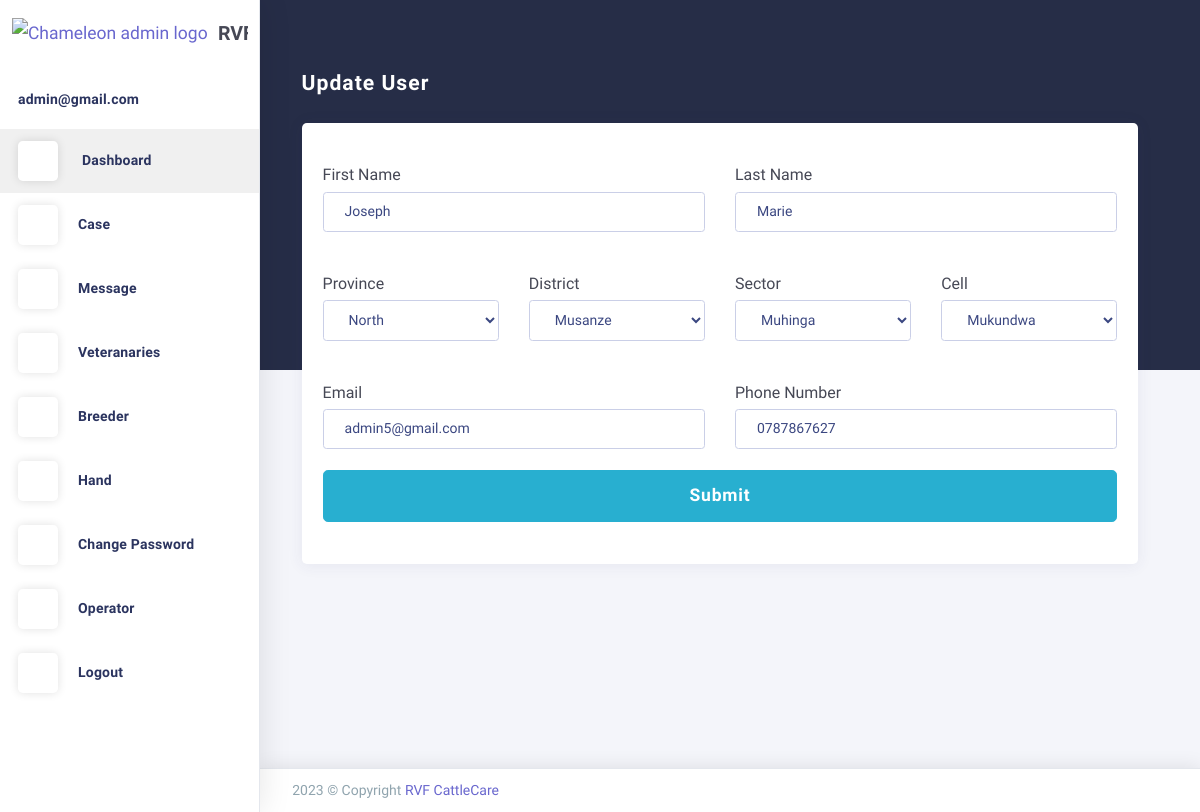
The app's page /updateUser/3/ (signed in), older data.
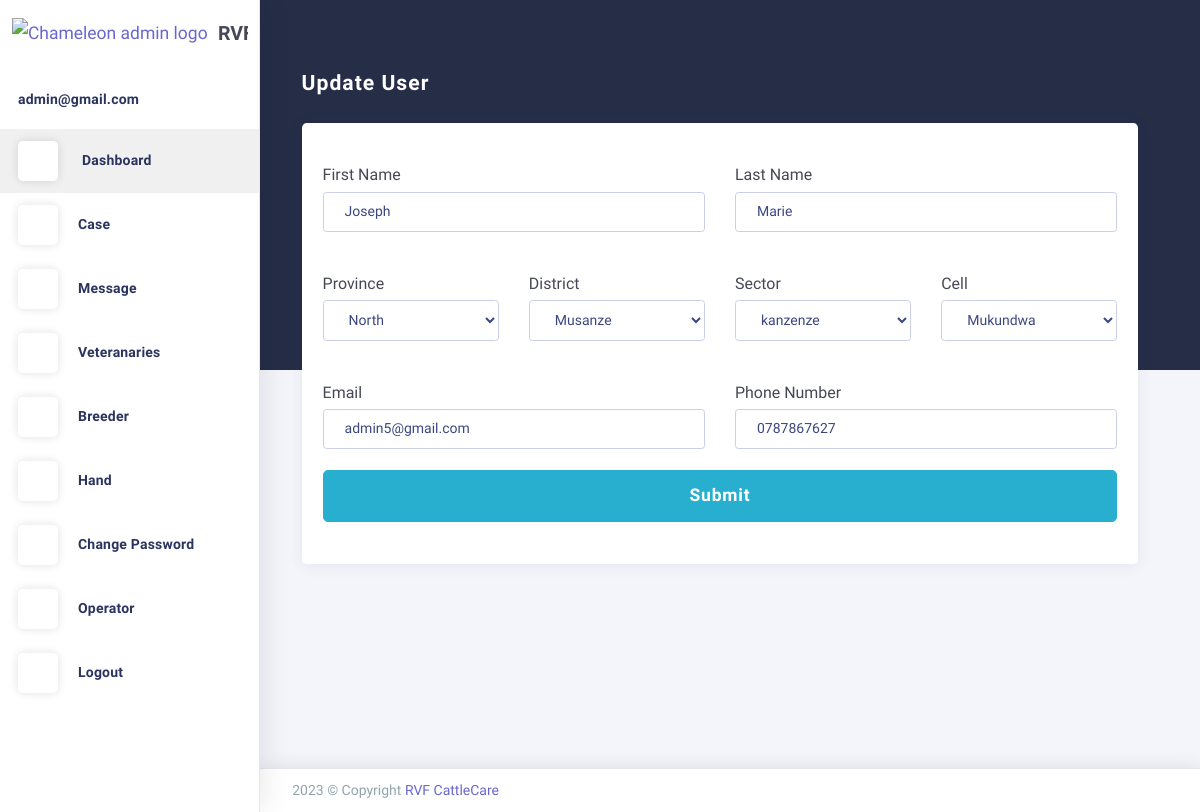
The same page, newer data.
### users/models.py (models this page shows, shortened)
class User(AbstractBaseUser, PermissionsMixin):
    FirstName=models.CharField(max_length=255,  null=True, blank=True)
    LastName=models.CharField(max_length=255,  null=True, blank=True)
    District=models.CharField(max_length=255,  null=True, blank=True)
    Sector=models.CharField(max_length=255,  null=True, blank=True)
    Cell=models.CharField(max_length=255,  null=True, blank=True)
    Province=models.CharField(max_length=255,  null=True, blank=True)
    email = models.EmailField(max_length=255, unique=True)
    phone = models.CharField(max_length=255, unique=True, null=True, blank=True)
    typee = models.CharField(max_length=255, null=True, blank=True)
    active = models.BooleanField(default=True)
    staff = models.BooleanField(default=False)
    admin = models.BooleanField(default=False)
    objects = UserManager()
    USERNAME_FIELD = 'email'
    REQUIRED_FIELDS = []
    @property
    def is_active(self):
        return self.active

### users/views.py (the view)
# urls.py: path('updateUser/<int:upID>/',updateUser,name="updateUser"),
@login_required(login_url="/login")
def updateUser( request, upID):
    updateuser = User.objects.get(id=upID)
    if request.method == "POST":
        updateuser.FirstName = request.POST["fname"]
        updateuser.LastName = request.POST["lname"]
        updateuser.Province = request.POST["Pname"]
        updateuser.District = request.POST["Dname"]
        updateuser.Sector = request.POST["Sname"]
        updateuser.Cell = request.POST["Cname"]
        updateuser.email = request.POST["email"]
        updateuser.phone = request.POST["phone"]
        updateuser.save()
        return redirect("Users")
    else:
        return render(request, "updateUsers.html", {"updateuser": updateuser})

### users/templates/updateUsers.html (shortened to what this page needs)
{% extends 'base.html' %}
{% load static %}
{% block content %}
  <div class="app-content content" style="margin-left:-20px">
    <div class="content-wrapper">
      <div class="content-header row">
        <div class="content-header-left col-md-4 col-12 mb-2">
          <h3 class="content-header-title">Update User</h3>
        </div>
      </div>
      <div class="content-body">
        <section class="textarea-select">
          <div class="row match-height">
            <div class="col-lg-12 col-md-12">
              <div class="card mt-50">
                <div class="card-block">
                  <div class="card-body">
                    <form enctype="multipart/form-data" action="{% url 'updateUser' updateuser.id %}" method='POST'>
                      <div class="row">
                        <fieldset class="form-group col-lg-6">
                          <h5 class="mt-2">First Name</h5>
                          <input type="text" class="form-control" id="basicInput" name="fname" value={{updateuser.FirstName}} />
                        </fieldset>
                        <fieldset class="form-group col-lg-6">
                          <h5 class="mt-2">Last Name</h5>
                          <input type="text" class="form-control" id="basicInput" name="lname" value={{updateuser.LastName}} />
                        </fieldset>
                      </div>
                      <div class="row">
                        <fieldset class="form-group col-lg-3">
                          <h5 class="mt-2">Province</h5>
                          <select class="form-control" id="basicSelect" name="Pname" >
                            <option >{{updateuser.Province}}</option>
                          </select>
                        </fieldset>
                        <fieldset class="form-group col-lg-3">
                          <h5 class="mt-2">District</h5>
                          <select class="form-control" id="basicSelect" name="Dname">
                            <option>{{updateuser.District}}</option>
                          </select>
                        </fieldset>
                        <fieldset class="form-group col-lg-3">
                          <h5 class="mt-2">Sector</h5>
                          <select class="form-control" id="basicSelect" name="Sname">
                            <option>{{updateuser.Sector}}</option>
                          </select>
                        </fieldset>
                        <fieldset class="form-group col-lg-3">
                          <h5 class="mt-2">Cell</h5>
                          <select class="form-control" id="basicSelect" name="Cname">
                            <option>{{updateuser.Cell}}</option>
                          </select>
                        </fieldset>
                      </div>
                      <div class="row">
                        <fieldset class="form-group col-lg-6">
                          <h5 class="mt-2">Email</h5>
                          <input type="email" class="form-control" id="basicInput" name="email" value={{updateuser.email}} />
                        </fieldset>
                        <fieldset class="form-group col-lg-6">
                          <h5 class="mt-2">Phone Number</h5>
                          <input type="number" class="form-control" id="basicInput" name="phone" value={{updateuser.phone}} />
                        </fieldset>
                      </div>
                      <div class="form-group">
                        <button type="submit" class="btn mb-1 btn-info btn-lg btn-block">Submit</button>
                      </div>
                    </form>
                  </div>
                </div>
              </div>
            </div>
          </div>
        </section>
      </div>
    </div>
  </div>
{% endblock %}

Row changes from the older to the newer data that the page shows:
changed User "Joseph": Sname "Muhinga" → "kanzenze"
